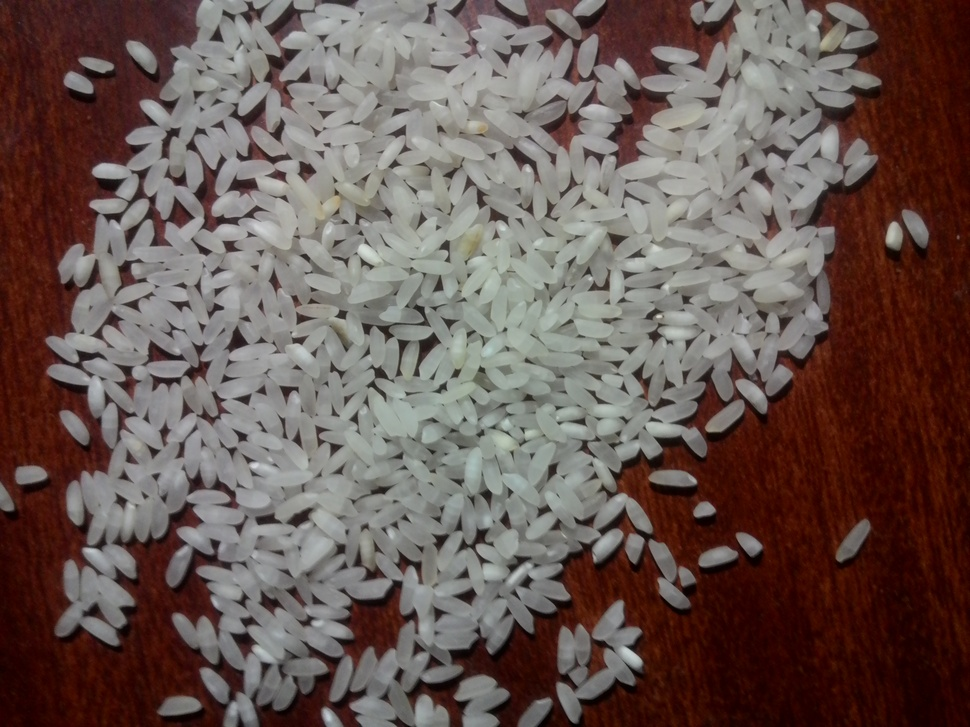
%> input picture rice_pure.jpg, 970 x 727 px, shrunk from 4096 x 3072 before the run
$ octave og_rice.m   (GNU Octave 9; MATLAB toolbox functions it lacks are replaced by stand-ins)
%> lines starting %> are read from the running program, lines starting %| are printed output that depends on the picture; in (x1, y1, x2, y2) boxes, pixels count from 0 and x2, y2 are one past the last pixel; in counts of white or black regions, pixels touching at a corner belong together; the program's own positions count from 1
RGB = imread('rice_pure.jpg');
%> RGB is the input picture: size 727x970x3 uint8; mean R, G, B 104.7, 87.4, 82.8
imshow(RGB)

I = rgb2gray(RGB)
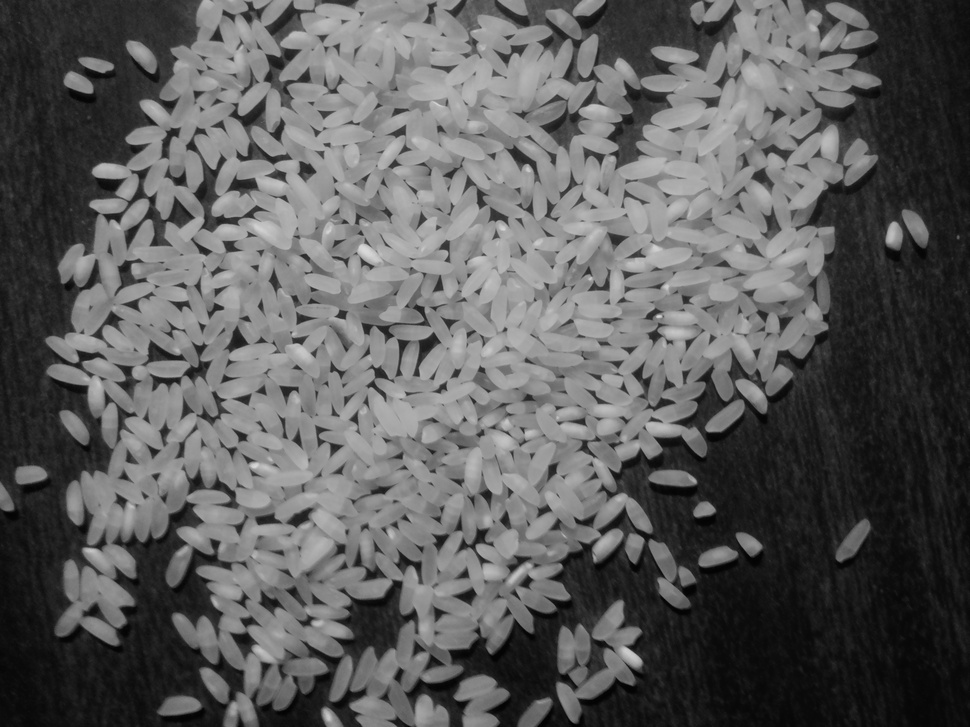
%> I: size 727x970 uint8; min 1, max 220, mean 92.1
figure, imshow(I)

BW = im2bw(I, 0.4)
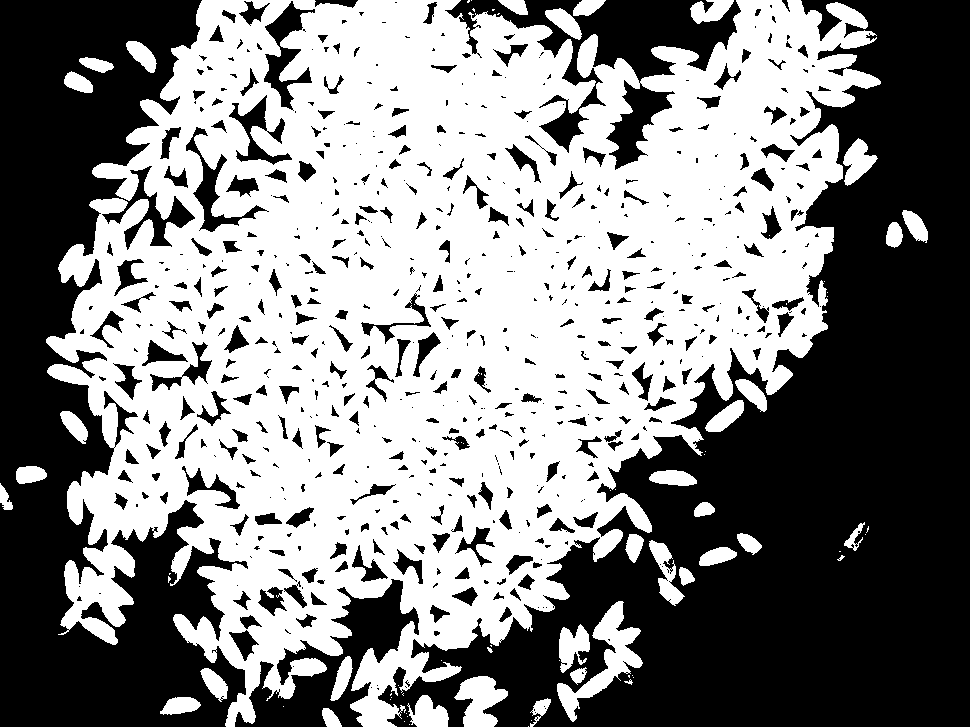
%> BW: size 727x970 logical; 51.8% white; 619 black regions (300 under 20 px), largest, box (x1, y1, x2, y2) and area: (378, 0, 970, 727) 182049, (0, 0, 248, 727) 95179, (445, 0, 741, 170) 14904
figure, imshow(BW)

B = medfilt2(BW)
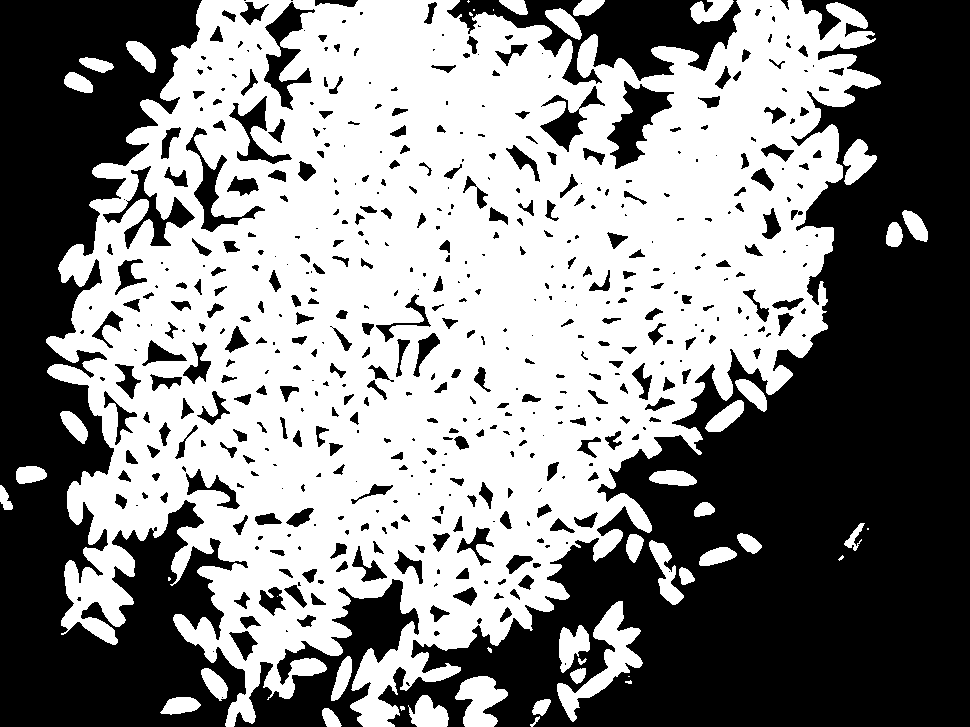
%> B: size 727x970 logical; 52.1% white; 521 black regions (209 under 20 px), largest, box (x1, y1, x2, y2) and area: (378, 0, 970, 727) 182016, (0, 0, 248, 727) 92900, (447, 0, 741, 85) 11092
figure, imshow(B)

BW2 = edge(B,'canny');
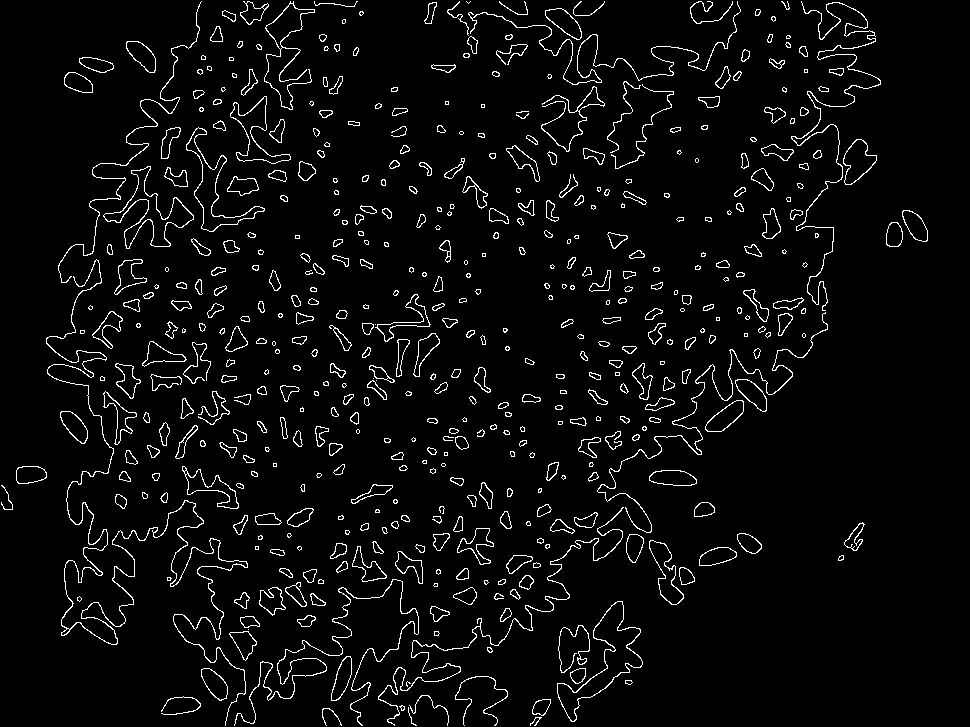
%> BW2: size 727x970 logical; 4.4% white in thin lines or dots
figure, imshow(BW2)

BW1 = edge(B,'sobel');
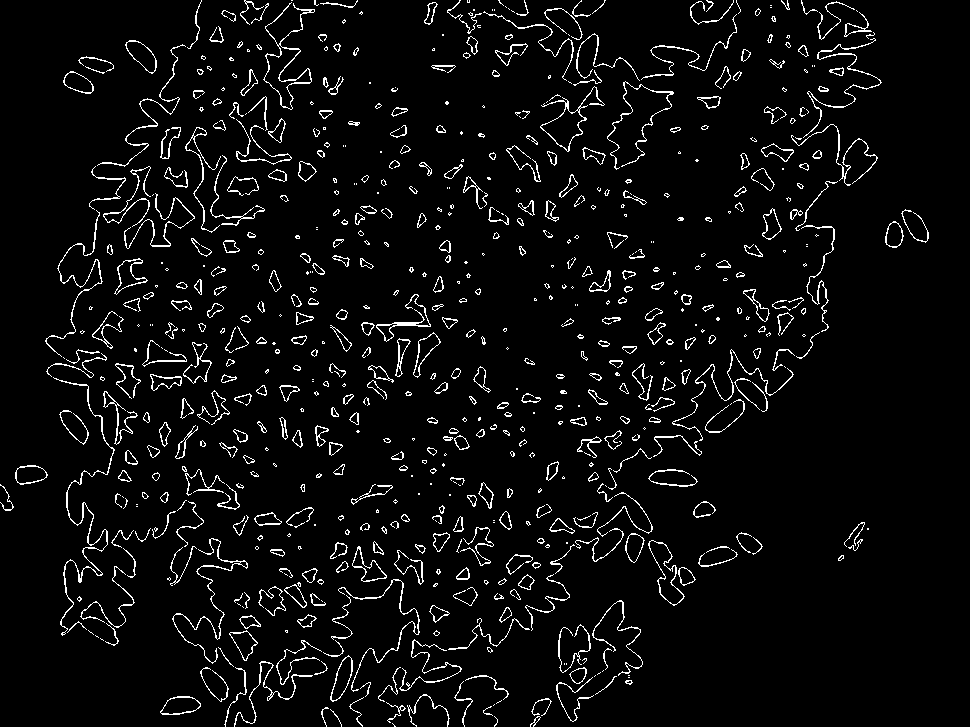
%> BW1: size 727x970 logical; 4.8% white in thin lines or dots
figure, imshow(BW1)

s = regionprops(BW2,'Area');
%> s = 502 regions; largest, Area: 2362, 1101, 1026, 1000, 913
disp(s)

s2 = regionprops(BW2, 'BoundingBox' );
%> s2 = 502 regions; largest, box (x1, y1, x2, y2): (46, 259, 248, 726), (378, 507, 624, 726), (597, 312, 828, 533), (58, 1, 202, 283), (791, 1, 881, 311)

figure, imhist(BW1)
%> after `imhist(BW1)`:
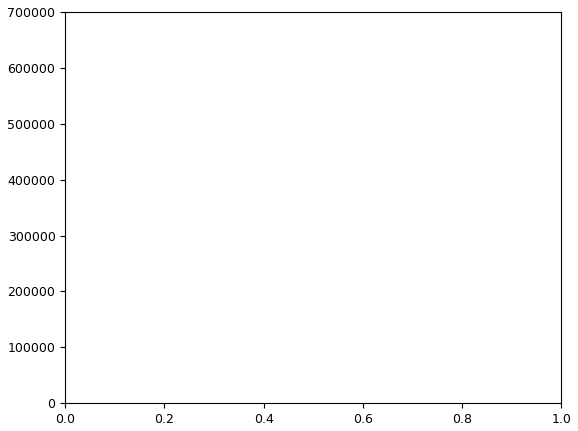
%> figure redrawn from the program's plot data

$ run again, with brown_rice.jpg copied over rice_pure.jpg
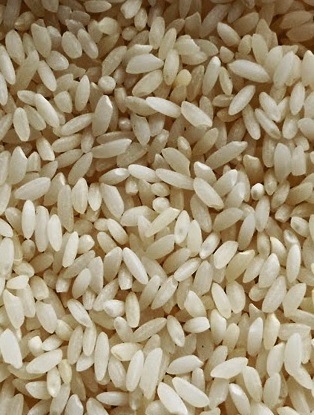
%> input picture brown_rice.jpg, 314 x 415 px
%> RGB is the input picture: size 415x314x3 uint8; mean R, G, B 160.6, 144.8, 113.8
%> `BW = im2bw(I, 0.4)`:
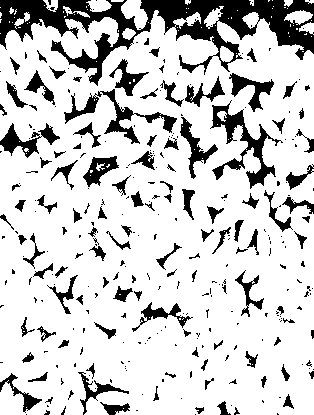
%> BW: size 415x314 logical; 80.6% white; 312 black regions (202 under 20 px), largest, box (x1, y1, x2, y2) and area: (0, 0, 314, 86) 9294, (210, 100, 283, 189) 1626, (64, 89, 177, 144) 1228
%> B: size 415x314 logical; 81.3% white; 209 black regions (95 under 20 px), largest, box (x1, y1, x2, y2) and area: (0, 0, 314, 85) 9231, (212, 104, 279, 188) 1370, (180, 116, 218, 178) 608
%> BW2: size 415x314 logical; 7.1% white in thin lines or dots
%> BW1: size 415x314 logical; 7.8% white in thin lines or dots
%> s = 196 regions; largest, Area: 750, 439, 350, 340, 202
%|   196x1 struct array containing the fields:
%|     Area
%> s2 = 196 regions; largest, box (x1, y1, x2, y2): (39, 10, 242, 85), (204, 5, 313, 59), (212, 105, 279, 188), (64, 90, 139, 144), (180, 116, 218, 178)
%> `imhist(BW1)`:
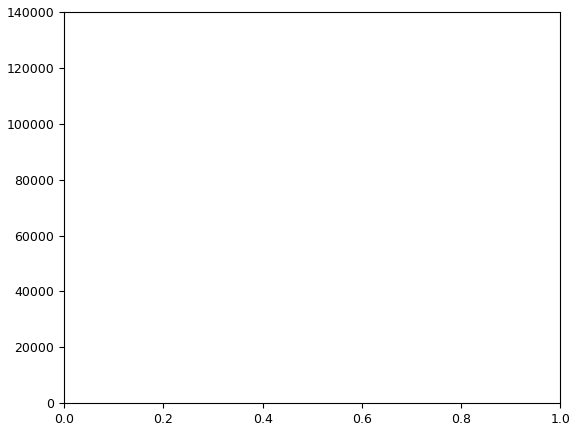
%> figure redrawn from the program's plot data

$ run again, with dd.jpg copied over rice_pure.jpg
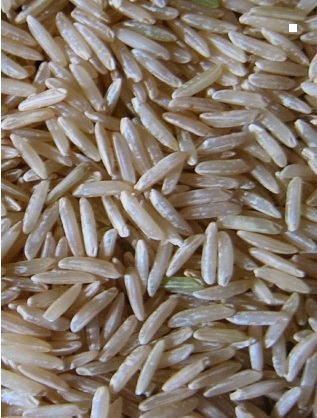
%> input picture dd.jpg, 317 x 418 px
%> RGB is the input picture: size 418x317x3 uint8; mean R, G, B 133, 119.9, 106.9
%> `BW = im2bw(I, 0.4)`:
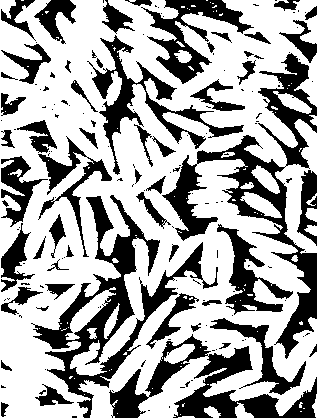
%> BW: size 418x317 logical; 65.3% white; 166 black regions (111 under 20 px), largest, box (x1, y1, x2, y2) and area: (162, 53, 317, 359) 8731, (31, 195, 218, 418) 7990, (109, 334, 317, 418) 5666
%> B: size 418x317 logical; 65.5% white; 100 black regions (37 under 20 px), largest, box (x1, y1, x2, y2) and area: (35, 195, 203, 418) 7894, (163, 135, 317, 358) 6309, (173, 346, 317, 418) 3621
%> BW2: size 418x317 logical; 10% white in thin lines or dots
%> BW1: size 418x317 logical; 10.8% white in thin lines or dots
%> s = 137 regions; largest, Area: 1803, 840, 651, 612, 599
%|   137x1 struct array containing the fields:
%|     Area
%> s2 = 137 regions; largest, box (x1, y1, x2, y2): (35, 195, 204, 417), (163, 135, 316, 254), (173, 346, 316, 417), (136, 61, 243, 148), (145, 1, 251, 84)
%> `imhist(BW1)`:
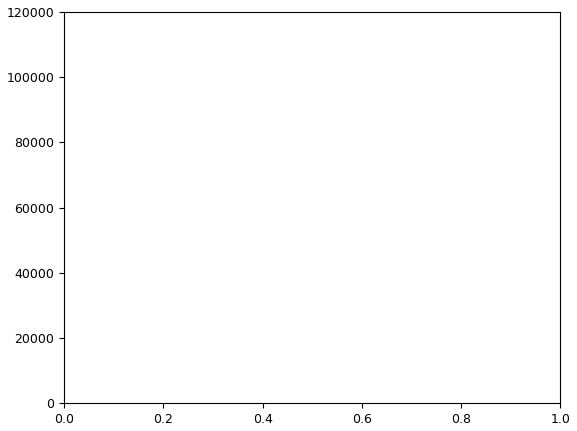
%> figure redrawn from the program's plot data
